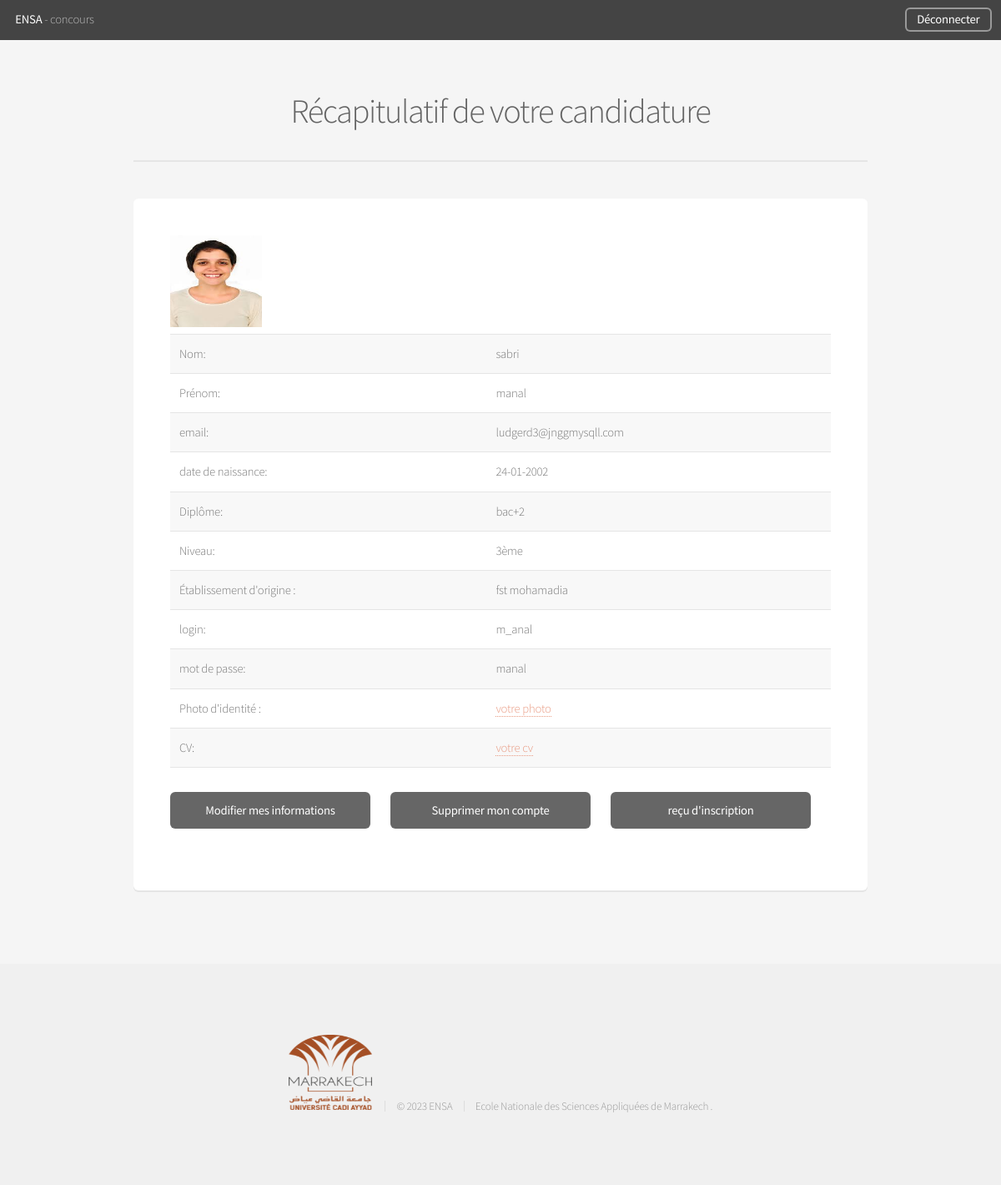
The app's page /recap.php (signed in) with its own data.
### tables this page shows
CREATE TABLE `etud3a` (
  `id` int(11) NOT NULL,
  `nom` varchar(30) NOT NULL,
  `prenom` varchar(30) NOT NULL,
  `email` varchar(255) NOT NULL,
  `naissance` varchar(30) NOT NULL,
  `diplome` varchar(30) NOT NULL,
  `niveau` text NOT NULL,
  `etablissement` text NOT NULL,
  `photo` varchar(255) NOT NULL,
  `cv` varchar(255) NOT NULL,
  `log` varchar(30) NOT NULL,
  `mdp` varchar(30) NOT NULL,
  `confirm_code` varchar(15) NOT NULL,
  `confirme` int(11) NOT NULL DEFAULT 0
);

### fonctions.php (called while the page is built, shortened)
<?php
function connect(){
    $hostname = "localhost";
    $database = "concours";
    $username = "root";
    $password = "";
    $dsn='mysql:host='.$hostname.';dbname='.$database;
      try{
          $connexion=new PDO($dsn,$username,$password);
          $connexion->setAttribute(PDO::ATTR_ERRMODE, PDO::ERRMODE_EXCEPTION);
          $connexion->setAttribute(PDO::ATTR_EMULATE_PREPARES, false);
          return $connexion;
      }
      catch(PDOException $e){
      printf("Échec de la connexion : %s\n", $e->getMessage());
      exit();
      }
 }
function get_condidat($nom_tabe,$login,$pass)
{
        $sql_1="SELECT * FROM $nom_tabe  WHERE log='$login' AND mdp='$pass'";
        $verifier_1 = connect()->prepare($sql_1);
        $verifier_1->execute();
        $resultat = $verifier_1->fetch(PDO::FETCH_ASSOC);
        return $resultat;
}
?>

### recap.php (the view, shortened to what this page needs)
<?php
require_once("fonctions.php");
if($_SESSION["connexion"] = "condidat"){
    $table = $_SESSION['utilisateur_table'];
    $log = $_SESSION['utilisateur_login'];
    $pass = $_SESSION['utilisateur_pass'];
    $condidat= get_condidat($table,$log,$pass);
        @$nom = $condidat['nom'];
        @$prenom = $condidat['prenom'];
        @$email = $condidat['email'];
        @$naissance = $condidat['naissance'];
        @$diplome = $condidat['diplome'];
        @$niveau = $condidat['niveau'];
        @$etablissement = $condidat['etablissement'];
        @$mdp = $condidat['mdp'];
        @$photo = $condidat['photo'];
        @$cv = $condidat['cv'];
}
else{
    header("location:autentification.php");
    exit();
}
?>
<!DOCTYPE HTML>
<html>
	<head>
		<link rel="stylesheet" href="style/assets/css/main.css" />
	</head>
	<body class="is-preload">
		<div id="page-wrapper">
				<header id="header">
				  <h1><a href="index.php">ENSA</a> - concours</h1>
					<nav id="nav">
						<ul>
							<li><a href="index.php" class="button">Déconnecter</a></li>
						</ul>
					</nav>
				</header>
			<section id="main" class="container">
				<header>
					<h2>Récapitulatif de votre candidature</h2>
					<hr>
				</header>
				<section class="box">
				  <?php
					if(isset($new_info['photo'])) {
						$img_identite = $new_info['photo'];
					}else{
						$img_identite = $photo ;
					}
					echo '<div><img src="'. $img_identite. '" alt="Photo d\'identité" width="110" height="110"></div>';
			      ?>
					<div class="table-wrapper">
						<table>
								<tr>
									<td>Nom:</td>
									<td><?php if(isset($new_info['nom'])) print $new_info['nom']; else print @$nom; ?></td>
								</tr>
								<tr>
									<td> Prénom:</td>
									<td><?php if(isset($new_info['prenom'])) print $new_info['prenom']; else print @$prenom; ?></td>
								</tr>
								<tr>
									<td> email:</td>
									<td><?php if(isset($new_info['email'])) print $new_info['email']; else print @$email; ?></td>
								</tr>
								<tr>
									<td> date de naissance:</td>
									<td><?php if(isset($new_info['naissance'])) print $new_info['naissance']; else print @$naissance; ?></td>
								</tr>
								<tr>
									<td> Diplôme:</td>
									<td><?php if(isset($new_info['diplome'])) print $new_info['diplome']; else print @$diplome; ?></td>
								</tr>
								<tr>
									<td> Niveau:</td>
									<td><?php if(isset($new_info['niveau'])) print $new_info['niveau']; else print @$niveau; ?></td>
								</tr>
								<tr>
									<td>Établissement d'origine :</td>
									<td><?php if(isset($new_info['etablissement'])) print $new_info['etablissement']; else print @$etablissement; ?></td>
								</tr>
								<tr>
									<td>login:</td>
									<td><?php echo @$log; ?></td>
								</tr>
								<tr>
									<td>mot de passe:</td>
									<td><?php if(isset($new_info['mdp'])) print $new_info['mdp']; else print @$mdp; ?></td>
								</tr>
								<tr>
									<td>Photo d'identité :</td>
									<td> <?php
											if(isset($new_info['photo'])) {
												$photo = $new_info['photo'];
												print "<a href=$photo>votre photo</a>";
											}
											else{
												print "<a href=$photo>votre photo</a>"; } ?>
									</td>
								</tr>
								<tr>
									<td>CV:</td>
									<td><?php
											if(isset($new_info['cv'])) {
												$cv = $new_info['cv'];
												print "<a href=$cv>votre cv</a>";
											}
											else{
												print "<a href=$cv>votre cv</a>"; } ?></td>
								</tr>
				         </table>
						 <div style="display: flex;">
								<form method="post" action="modifier_compte.php" style="flex: 1;" >
								   <input type="submit" name="modifier_compte" value="Modifier mes informations" style="width: 240px;">
								</form>
								<form method="post" action="supprimer_compte.php" style="flex: 1;">
								   <input type="submit" name="supprimer" value="Supprimer mon compte" style="width: 240px;" onclick="return confirm('Voulez-vous vraiment supprimer votre compte? Cette action est irréversible.')">
								</form>
								<form method="post" action="reçu_pdf.php" style="flex: 1;">
								   <input type="submit" name="pdf" value="reçu d'inscription" style="width: 240px;">
								</form>
                         </div>
					</div>
				</section>
			</section>
		</div>
        <footer id="footer">
				<ul class="copyright">
				    <li><img src="style/images/Universite_Cadi_Ayyad.png" alt="ENSA-M" width="100" height="90"></li>
					<li>&copy; 2023 ENSA</li><li>Ecole Nationale des Sciences Appliquées de Marrakech .</li>
				</ul>
		</footer>
</body>
</html>

### records on screen
etud3a: photo (picture), nom "sabri", prenom "manal", email "ludgerd3@jnggmysqll.com", naissance "24-01-2002", diplome "bac+2", niveau "3ème", etablissement "fst mohamadia", mdp "manal"
